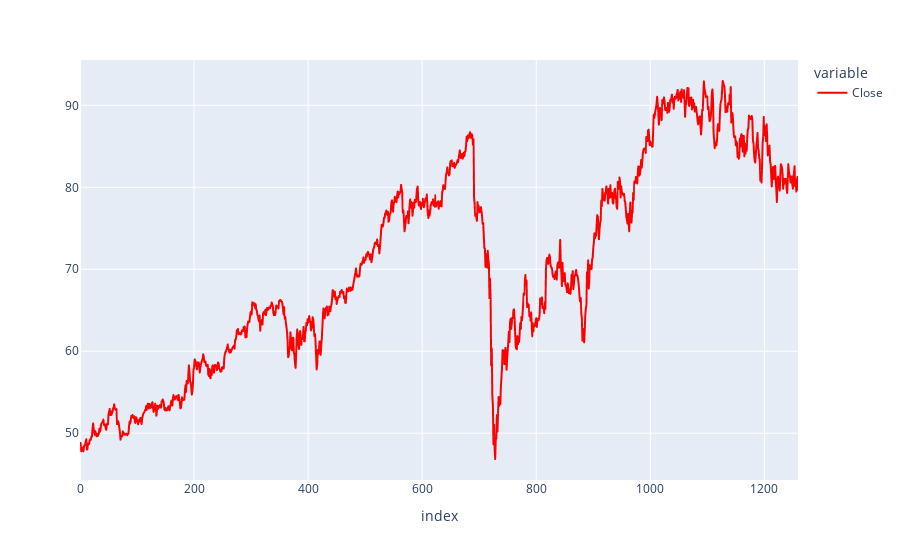

The cell this chart's notebook holds for it:
### Markdown cell above
---
## Data Visualization

### Code cell
df_clone = df.copy()
df_clone.set_index('Date')
fig =px.line(df_clone[df_clone['stockCode']=='GIB']['Close'])
fig.update_yaxes(title_text='')
fig.update_traces(line_color='#FF0000')
fig.show()

### Figure 1 — Plotly figure (JSON) as saved in the notebook; plotly's stock layout.template omitted (floating-point values rounded to 4 significant figures; data arrays with more than 128 entries replaced by an {"elided": "..."} marker saying what was removed)
{"data": [{"hovertemplate": "variable=Close<br>index=%{x}<br>value=%{y}<extra></extra>", "legendgroup": "Close", "line": {"color": "#FF0000", "dash": "solid"}, "marker": {"symbol": "circle"}, "mode": "lines", "name": "Close", "showlegend": true, "type": "scattergl", "x": {"elided": "1260 int values"}, "xaxis": "x", "y": {"elided": "1260 float values"}, "yaxis": "y"}], "layout": {"legend": {"title": {"text": "variable"}, "tracegroupgap": 0}, "margin": {"t": 60}, "xaxis": {"anchor": "y", "domain": [0, 1], "title": {"text": "index"}}, "yaxis": {"anchor": "x", "domain": [0, 1], "title": {"text": ""}}}}
